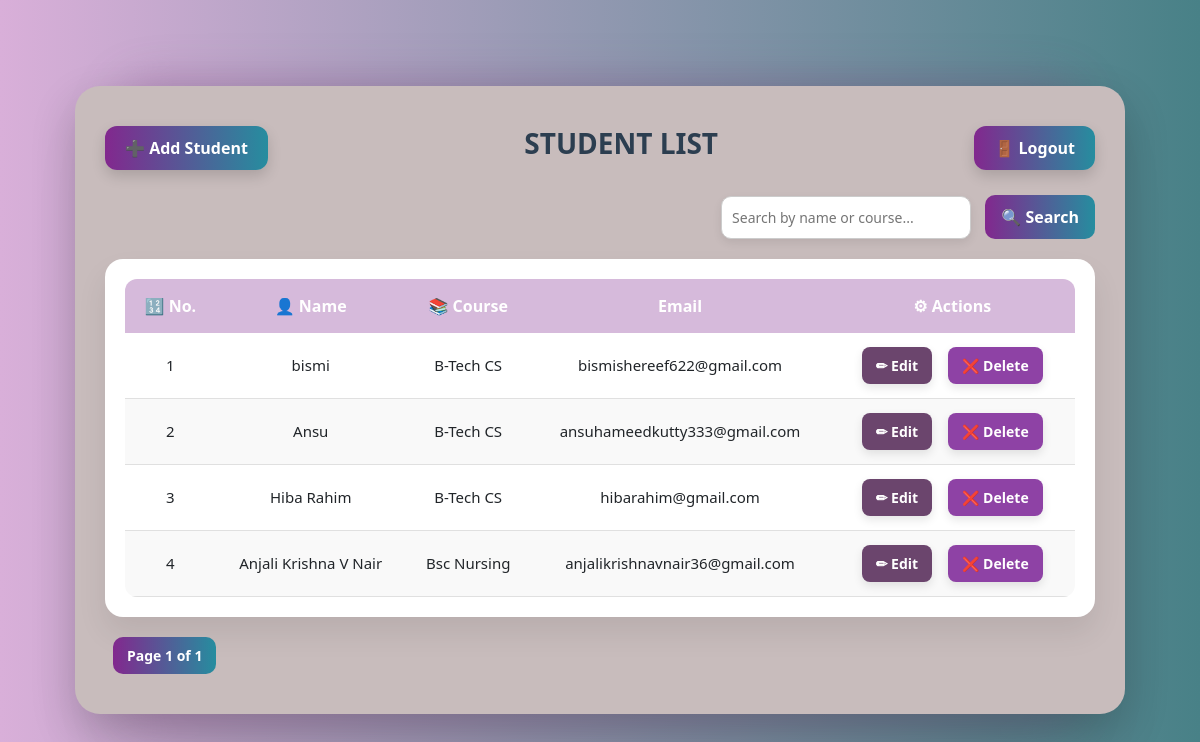
The app's page /students/ (signed in) with its own data.
### student/models.py (models this page shows)
class Student(models.Model):
 name = models.CharField(max_length=100)
 email = models.EmailField(unique=True)
 age = models.PositiveIntegerField()
 course = models.CharField(max_length=100)
 created_at = models.DateTimeField(auto_now_add=True)
 user = models.ForeignKey(User, on_delete= models.CASCADE)

### student/views.py (the view)
# urls.py: path('students/', views.student_list, name='student_list'),
@login_required
def student_list(request):
    query = request.GET.get('q')
    if query:
        students = Student.objects.filter(name_icontains=query) | Student.objects.filter(course_icontains=query)
    else:
        students = Student.objects.all()
    paginator = Paginator(students, 5)
    page_number = request.GET.get('page')
    page_obj = paginator.get_page(page_number)
    return render(request, 'student_list.html', {
        'page_obj': page_obj,
        'request': request
    })

### student/templates/student_list.html (shortened to what this page needs)
<!DOCTYPE html>
<html>
{% include 'head.html' %}
<body>
    <div class="box">
        <div class="header-buttons">
            <a href="{% url 'student_create' %}" class="btn-custom">➕ Add Student</a>
            <h2>STUDENT LIST</h2>
            <a href="{% url 'logout' %}" class="btn-custom">🚪 Logout</a>
        </div>
        <form method="GET" class="search-box">
            <input type="text" name="q" placeholder="Search by name or course..." value="{{ request.GET.q }}">
            <button type="submit">🔍 Search</button>
        </form>
        <div class="table-box">
            <table>
                <thead>
                    <tr>
                        <th>🔢 No.</th>
                        <th>👤 Name</th>
                        <th>📚 Course</th>
                        <th>Email</th>
                        <th>⚙ Actions</th>
                    </tr>
                </thead>
                <tbody>
                    {% for student in page_obj %}
                    <tr>
                        <td>{{ forloop.counter }}</td>
                        <td>{{ student.name }}</td>
                        <td>{{ student.course }}</td>
                        <td>{{ student.email }}</td>
                        <td class="action-buttons">
                            <a href="{% url 'student_update' student.id %}" class="btn-warning">✏ Edit</a>
                            <a href="{% url 'student_delete' student.id %}" class="btn-delete">❌ Delete</a>
                        </td>
                    </tr>
                    {% empty %}
                    <tr>
                        <td colspan="5">No students found.</td>
                    </tr>
                    {% endfor %}
                </tbody>
            </table>
        </div>
        <div class="pagination">
            <span class="current">Page {{ page_obj.number }} of {{ page_obj.paginator.num_pages }}</span>
        </div>
    </div>
</body>
</html>

### student/templates/head.html (shortened to what this page needs)
<head>
    <link href="https://cdn.jsdelivr.net/npm/bootstrap@5.3.0/dist/css/bootstrap.min.css" rel="stylesheet">
</head>

### student/templates/head.html (style rules this page uses)
body { background-color: #f0f4f8; }
h2 { text-align: center; color: #333; }

### student/templates/student_list.html (style rules this page uses)
body { margin: 0; min-height: 100vh; display: flex; justify-content: center; align-items: center; background: linear-gradient(to right, #d9afd9, #488187); font-family: 'Segoe UI', Tahoma, Geneva, Verdana, sans-serif; padding: 30px; box-sizing: border-box; position: relative; }
body::before { content: ""; position: absolute; width: 80%; height: 80%; background-color: rgba(133, 66, 135, 0.27); border-radius: 30px; box-shadow: 0 40px 80px rgba(0, 0, 0, 0.1); filter: blur(20px); z-index: 0; }
.box { position: relative; z-index: 1; background-color: #c8bcbc; border-radius: 25px; box-shadow: 0 18px 45px rgba(0, 0, 0, 0.2); padding: 40px 30px; width: 100%; max-width: 1050px; animation: fadeInPop 0.6s ease; }
.header-buttons { display: flex; justify-content: space-between; align-items: center; flex-wrap: wrap; margin-bottom: 25px; }
.header-buttons h2 { color: #2c3e50; font-size: 28px; font-weight: bold; text-align: center; flex: 1; }
.btn-custom { padding: 10px 20px; font-size: 16px; border-radius: 12px; font-weight: 600; text-decoration: none; background: linear-gradient(to right, #82288e, #268d9f); color: white; border: none; transition: 0.3s ease; box-shadow: 0 6px 14px rgba(0, 0, 0, 0.15); }
.search-box { text-align: right; margin-bottom: 20px; }
.search-box input[type="text"] { padding: 10px; border-radius: 10px; border: 1px solid #ccc; width: 250px; font-size: 14px; outline: none; box-shadow: 0 4px 10px rgba(0,0,0,0.08); }
.search-box button { padding: 10px 16px; margin-left: 10px; background: linear-gradient(to right, #82288e, #268d9f); color: white; border: none; border-radius: 10px; font-weight: 600; cursor: pointer; transition: 0.3s; }
.table-box { background-color: #ffffff; padding: 20px; border-radius: 18px; box-shadow: 0 16px 30px rgba(0, 0, 0, 0.08); margin-top: 10px; }
table { width: 100%; border-collapse: collapse; border-radius: 12px; overflow: hidden; background-color: white; }
th { background-color: #812a9052; color: white; padding: 15px; font-size: 16px; text-align: center; }
td { padding: 14px; font-size: 15px; border-bottom: 1px solid #e0e0e0; text-align: center; }
tbody tr:nth-child(even) { background-color: #f9f9f9; }
.action-buttons a { margin: 0 6px; padding: 8px 14px; border-radius: 8px; text-decoration: none; font-size: 14px; font-weight: 600; color: #fff; box-shadow: 0 4px 10px rgba(0, 0, 0, 0.1); transition: 0.3s; display: inline-block; }
.btn-warning { background-color: #6b456d; }
.btn-delete { background-color: #8e42a5; }
.pagination { text-align: center; margin-top: 20px; }
.pagination a, .pagination span { display: inline-block; margin: 0 8px; padding: 8px 14px; font-size: 14px; font-weight: 600; color: white; background: linear-gradient(to right, #82288e, #268d9f); border-radius: 10px; text-decoration: none; transition: transform 0.2s; }
.pagination .current { background-color: #555; pointer-events: none; }

### records on screen
Student: name "bismi", course "B-Tech CS", email "bismishereef622@gmail.com"
Student: name "Ansu", course "B-Tech CS", email "ansuhameedkutty333@gmail.com"
Student: name "Hiba Rahim", course "B-Tech CS", email "hibarahim@gmail.com"
Student: name "Anjali Krishna V Nair", course "Bsc Nursing", email "anjalikrishnavnair36@gmail.com"

### other values on screen
{{ page_obj.number }} "1"
{{ page_obj.paginator.num_pages }} "1"
